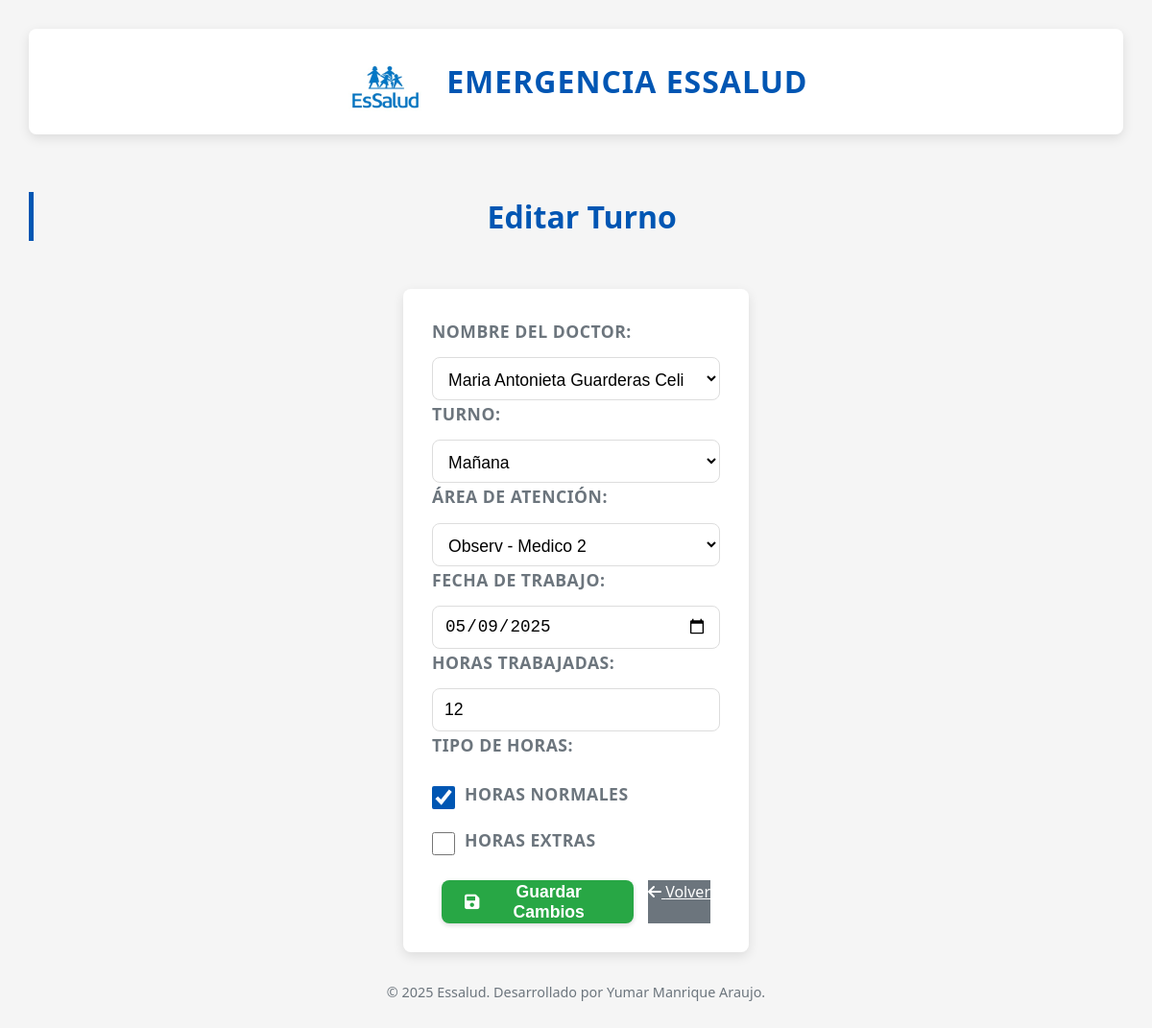
Page /editar_turno/7?scroll_position=0 (signed in) on the committed database.
### app.py (models this page shows)
class Turno(db.Model):
    id = db.Column(db.Integer, primary_key=True)
    doctor = db.Column(db.String(100), nullable=False)
    area = db.Column(db.String(100), nullable=False)
    fecha_trabajo = db.Column(db.Date, nullable=False)
    horas_trabajadas = db.Column(db.Integer, nullable=False, default=6)
    turno = db.Column(db.String(10), nullable=False)
    tipo_horas = db.Column(db.String(10), nullable=False)

class Doctor(db.Model):
    id = db.Column(db.Integer, primary_key=True)
    name = db.Column(db.String(100), nullable=False, unique=True)

### app.py (the view, shortened to what this page needs)
@app.route('/editar_turno/<int:id>', methods=['GET', 'POST'])
def editar_turno(id):
    if 'user_id' not in session:
        flash('Debe iniciar sesión primero', 'danger')
        return redirect(url_for('login'))
    turno = Turno.query.get(id)
    if not turno:
        flash('Turno no encontrado', 'danger')
        return redirect(url_for('index'))
    return render_template(
        'editar.html',
        turno=turno,
        opciones_diurnas=opciones_diurnas,
        opciones_nocturnas=opciones_nocturnas,
        datetime=datetime,
        doctores=Doctor.query.all(),
        scroll_position=request.args.get('scroll_position', 0, type=int)
    )

### templates/editar.html (shortened to what this page needs)
<!DOCTYPE html>
<html lang="es">
<head>
    <link rel="stylesheet" href="{{ url_for('static', filename='styles.css') }}">
    <link rel="stylesheet" href="https://cdnjs.cloudflare.com/ajax/libs/font-awesome/6.0.0/css/all.min.css">
</head>
<body>
    <div class="container">
        <div class="header-container">
            <img src="{{ url_for('static', filename='img/logo_essalud.png') }}" alt="Logo EsSalud" class="logo">
            <h1>Emergencia EsSalud</h1>
        </div>
        <div class="form-header">
            <h2>Editar Turno</h2>
        </div>
        <div class="form-container">
            <form action="{{ url_for('editar_turno', id=turno.id) }}" method="POST" id="turnoForm">
                <div class="form-group">
                    <label for="nombre">Nombre del Doctor:</label>
                    <select name="nombre" id="nombre" required aria-required="true">
                        {% for doctor in doctores %}
                            <option value="{{ doctor.name }}" {% if doctor.name == turno.doctor %}selected{% endif %}>
                                {{ doctor.name }}
                            </option>
                        {% endfor %}
                    </select>
                </div>
                <div class="form-group">
                    <label for="turno">Turno:</label>
                    <select id="turno" name="turno" required aria-required="true" onchange="updateAreas()">
                        <option value="MAÑANA" {% if turno.turno == 'MAÑANA' %}selected{% endif %}>Mañana</option>
                    </select>
                </div>
                <div class="form-group">
                    <label for="area">Área de Atención:</label>
                    <select name="area" id="area-select" required aria-required="true">
                        {% for opcion in opciones_diurnas %}
                            <option value="{{ opcion }}" class="area-diurna" {% if opcion == turno.area %}selected{% endif %}
                                    {% if turno.turno == 'NOCHE' %}style="display: none;"{% endif %}>
                                {{ opcion }}
                            </option>
                        {% endfor %}
                    </select>
                </div>
                <div class="form-group">
                    <label for="fecha_trabajo">Fecha de Trabajo:</label>
                    <input type="date" id="fecha_trabajo" name="fecha_trabajo" value="{{ turno.fecha_trabajo.strftime('%Y-%m-%d') }}" required aria-required="true">
                </div>
                <div class="form-group">
                    <label for="horas_trabajadas">Horas Trabajadas:</label>
                    <input type="number" name="horas_trabajadas" id="horas_trabajadas" value="{{ turno.horas_trabajadas }}" min="1" max="12" required aria-required="true">
                </div>
                <div class="form-group">
                    <label>Tipo de Horas:</label>
                    <div class="checkbox-container">
                        <div class="checkbox-group">
                            <input type="checkbox" name="horas_normales" id="horas_normales" value="Normal"
                                   {% if turno.tipo_horas == 'Normal' %}checked{% endif %}
                                   aria-label="Horas Normales">
                            <label for="horas_normales">Horas Normales</label>
                        </div>
                        <div class="checkbox-group">
                            <input type="checkbox" name="horas_extras" id="horas_extras" value="Extra"
                                   aria-label="Horas Extras">
                            <label for="horas_extras">Horas Extras</label>
                        </div>
                    </div>
                </div>
                <div class="button-container">
                    <button type="submit" class="btn-submit"><i class="fas fa-save"></i> Guardar Cambios</button>
                    <a href="{{ url_for('index', scroll_position=scroll_position) }}" class="btn-back"><i class="fas fa-arrow-left"></i> Volver</a>
                </div>
            </form>
        </div>
    </div>
    <footer>
        <p>© 2025 Essalud. Desarrollado por Yumar Manrique Araujo.</p>
    </footer>
</body>
</html>

### static/styles.css (style rules this page uses)
* { margin: 0; padding: 0; box-sizing: border-box; }
:root { --primary-color: #0072BC; --secondary-color: #6C757D; --success-color: #28A745; --danger-color: #DC3545; --light-color: #F8F9FA; --dark-color: #343A40; --white: #FFFFFF; --border-color: #E0E0E0; --shadow-color: rgba(0, 0, 0, 0.15); --border-radius: 8px; --input-radius: 25px; --spacing-unit: 15px; --transition: all 0.3s ease; }
body { font-family: 'Roboto', 'Trebuchet MS', 'Arial', sans-serif; font-size: 16px; background-color: #F1F5F9; margin: 0; padding: var(--spacing-unit); line-height: 1.6; color: var(--dark-color); }
.container { max-width: 1200px; margin: 0 auto; display: grid; grid-template-columns: 1fr; gap: calc(var(--spacing-unit) * 1.5); }
.header-container { background-color: white; padding: 15px 20px; border-radius: var(--border-radius); box-shadow: var(--box-shadow); display: flex; align-items: center; justify-content: center; gap: 20px; position: sticky; top: 0; z-index: 100; }
.logo { height: 50px; width: auto; transition: var(--transition); }
h1 { font-size: 2rem; color: var(--primary-color); margin: 0; font-weight: 700; text-transform: uppercase; letter-spacing: 1px; }
h2 { font-size: 1.6rem; color: var(--dark-color); margin-bottom: calc(var(--spacing-unit) / 2); font-weight: 600; border-left: 5px solid var(--primary-color); padding-left: calc(var(--spacing-unit) / 2); }
.form-container { background-color: var(--white); padding: var(--spacing-unit); border-radius: var(--border-radius); box-shadow: 0 4px 12px var(--shadow-color); display: grid; grid-template-columns: repeat(auto-fill, minmax(250px, 1fr)); gap: var(--spacing-unit); align-items: end; }
.form-group { display: flex; flex-direction: column; gap: 5px; }
label { font-weight: 600; color: var(--secondary-color); font-size: 0.95rem; text-transform: uppercase; letter-spacing: 0.5px; }
select, input { width: 100%; padding: 10px 15px; border: 1px solid var(--border-color); border-radius: var(--input-radius); font-size: 1rem; box-sizing: border-box; height: 45px; transition: var(--transition); background-color: var(--white); }
button, .btn { display: inline-flex; align-items: center; justify-content: center; gap: 8px; padding: 10px 20px; border: none; border-radius: var(--input-radius); font-size: 1rem; cursor: pointer; transition: var(--transition); text-decoration: none; font-weight: 600; height: 45px; box-shadow: 0 2px 5px var(--shadow-color); }

### rows in the picture
Turno: nombre "Maria Antonieta Guarderas Celi", turno "Mañana", area "Observ - Medico 2", fecha_trabajo "05/09/2025", horas_trabajadas "12", tipo_horas "☑"
